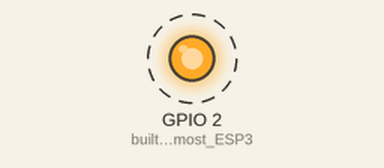
This sketch was run on a simulated ESP32. On the bench: output pins drawn as LEDs (lit = HIGH). Dashed ring = blinking. What the sketch prints to the serial monitor is not drawn.

Above: at 1.2 s.
Timing chart, 0 to 4.0 s (numbered marks = the images above):
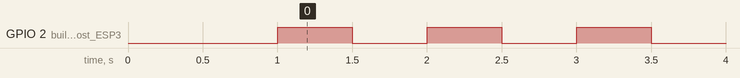

The sketch:

basic_test.ino
```cpp
// Base test to test wired conneciton to esp 32 (without IMU)

void setup() {
Serial.begin(115200);
delay(1000);

Serial.println("ESP32 is alive");
pinMode(2, OUTPUT); // built-in LED on most ESP32 boards
}

void loop() {
Serial.println("Running...");

digitalWrite(2, HIGH);
delay(500);

digitalWrite(2, LOW);
delay(500);
}


// What you should see:
// ESP32 is alive
// Running...
// Running...
// ...
```

Measured:
- by itself, GPIO 2 (built-in_LED_on_most_ESP3): alternates HIGH for 0.50 s and LOW for 0.50 s
